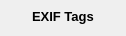
<?xml version="1.0" encoding="UTF-8"?>
<ui version="4.0">
 <class>ImageInfoOverlay</class>
 <widget class="QWidget" name="ImageInfoOverlay">
  <property name="geometry">
   <rect>
    <x>0</x>
    <y>0</y>
    <width>280</width>
    <height>145</height>
   </rect>
  </property>
  <property name="sizePolicy">
   <sizepolicy hsizetype="Fixed" vsizetype="MinimumExpanding">
    <horstretch>0</horstretch>
    <verstretch>0</verstretch>
   </sizepolicy>
  </property>
  <property name="minimumSize">
   <size>
    <width>280</width>
    <height>0</height>
   </size>
  </property>
  <property name="maximumSize">
   <size>
    <width>280</width>
    <height>16777215</height>
   </size>
  </property>
  <property name="font">
   <font>
    <pointsize>10</pointsize>
   </font>
  </property>
  <property name="windowTitle">
   <string notr="true"/>
  </property>
  <property name="accessibleName">
   <string notr="true"/>
  </property>
  <layout class="QVBoxLayout" name="verticalLayout">
   <property name="spacing">
    <number>0</number>
   </property>
   <property name="sizeConstraint">
    <enum>QLayout::SetFixedSize</enum>
   </property>
   <property name="leftMargin">
    <number>0</number>
   </property>
   <property name="topMargin">
    <number>0</number>
   </property>
   <property name="rightMargin">
    <number>0</number>
   </property>
   <property name="bottomMargin">
    <number>4</number>
   </property>
   <item>
    <widget class="QWidget" name="header" native="true">
     <property name="sizePolicy">
      <sizepolicy hsizetype="Preferred" vsizetype="Preferred">
       <horstretch>0</horstretch>
       <verstretch>0</verstretch>
      </sizepolicy>
     </property>
     <property name="accessibleName">
      <string>OverlayHeaderWidget</string>
     </property>
     <layout class="QHBoxLayout" name="horizontalLayout">
      <property name="spacing">
       <number>0</number>
      </property>
      <property name="leftMargin">
       <number>0</number>
      </property>
      <property name="topMargin">
       <number>0</number>
      </property>
      <property name="rightMargin">
       <number>0</number>
      </property>
      <property name="bottomMargin">
       <number>0</number>
      </property>
      <item>
       <widget class="IconWidget" name="headerIcon" native="true">
        <property name="sizePolicy">
         <sizepolicy hsizetype="Fixed" vsizetype="Fixed">
          <horstretch>0</horstretch>
          <verstretch>0</verstretch>
         </sizepolicy>
        </property>
        <property name="minimumSize">
         <size>
          <width>32</width>
          <height>32</height>
         </size>
        </property>
        <property name="maximumSize">
         <size>
          <width>32</width>
          <height>32</height>
         </size>
        </property>
       </widget>
      </item>
      <item>
       <widget class="QLabel" name="label">
        <property name="font">
         <font>
          <pointsize>10</pointsize>
          <weight>75</weight>
          <bold>true</bold>
         </font>
        </property>
        <property name="text">
         <string>EXIF Tags</string>
        </property>
       </widget>
      </item>
      <item>
       <widget class="IconButton" name="closeButton" native="true">
        <property name="sizePolicy">
         <sizepolicy hsizetype="Fixed" vsizetype="Fixed">
          <horstretch>0</horstretch>
          <verstretch>0</verstretch>
         </sizepolicy>
        </property>
        <property name="minimumSize">
         <size>
          <width>32</width>
          <height>32</height>
         </size>
        </property>
        <property name="maximumSize">
         <size>
          <width>32</width>
          <height>32</height>
         </size>
        </property>
        <property name="accessibleName">
         <string notr="true">OverlayCloseButton</string>
        </property>
       </widget>
      </item>
     </layout>
    </widget>
   </item>
   <item>
    <layout class="QVBoxLayout" name="entryLayout">
     <property name="spacing">
      <number>0</number>
     </property>
     <property name="sizeConstraint">
      <enum>QLayout::SetFixedSize</enum>
     </property>
    </layout>
   </item>
  </layout>
 </widget>
 <customwidgets>
  <customwidget>
   <class>IconButton</class>
   <extends>QWidget</extends>
   <header>gui/customwidgets/iconbutton.h</header>
   <container>1</container>
  </customwidget>
  <customwidget>
   <class>IconWidget</class>
   <extends>QWidget</extends>
   <header>gui/customwidgets/iconwidget.h</header>
   <container>1</container>
  </customwidget>
 </customwidgets>
 <resources/>
 <connections/>
</ui>
